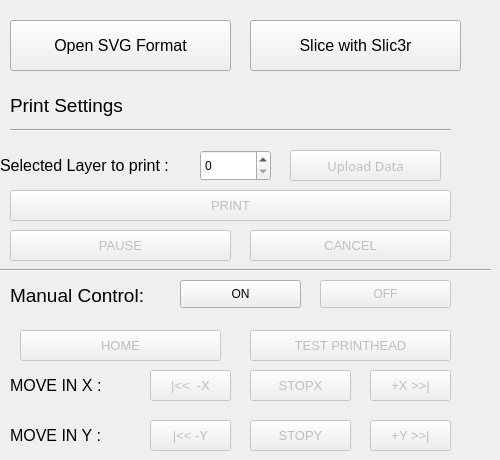
    <widget class="QWidget" name="control_tab_4">
     <attribute name="title">
      <string>Control</string>
     </attribute>
     <widget class="QPushButton" name="slicer">
      <property name="geometry">
       <rect>
        <x>250</x>
        <y>20</y>
        <width>211</width>
        <height>51</height>
       </rect>
      </property>
      <property name="font">
       <font>
        <pointsize>12</pointsize>
        <weight>50</weight>
        <bold>false</bold>
       </font>
      </property>
      <property name="text">
       <string>Slice with Slic3r</string>
      </property>
     </widget>
     <widget class="QLabel" name="Printsettings">
      <property name="geometry">
       <rect>
        <x>10</x>
        <y>90</y>
        <width>171</width>
        <height>31</height>
       </rect>
      </property>
      <property name="font">
       <font>
        <pointsize>14</pointsize>
       </font>
      </property>
      <property name="text">
       <string>Print Settings</string>
      </property>
      <property name="scaledContents">
       <bool>true</bool>
      </property>
      <property name="alignment">
       <set>Qt::AlignLeading|Qt::AlignLeft|Qt::AlignVCenter</set>
      </property>
      <property name="wordWrap">
       <bool>false</bool>
      </property>
     </widget>
     <widget class="QLabel" name="Selectedlayer">
      <property name="geometry">
       <rect>
        <x>0</x>
        <y>150</y>
        <width>201</width>
        <height>31</height>
       </rect>
      </property>
      <property name="font">
       <font>
        <pointsize>12</pointsize>
       </font>
      </property>
      <property name="frameShape">
       <enum>QFrame::NoFrame</enum>
      </property>
      <property name="frameShadow">
       <enum>QFrame::Sunken</enum>
      </property>
      <property name="text">
       <string>Selected Layer to print :</string>
      </property>
      <property name="scaledContents">
       <bool>true</bool>
      </property>
      <property name="alignment">
       <set>Qt::AlignLeading|Qt::AlignLeft|Qt::AlignVCenter</set>
      </property>
      <property name="wordWrap">
       <bool>false</bool>
      </property>
     </widget>
     <widget class="Line" name="line">
      <property name="geometry">
       <rect>
        <x>10</x>
        <y>120</y>
        <width>441</width>
        <height>20</height>
       </rect>
      </property>
      <property name="orientation">
       <enum>Qt::Horizontal</enum>
      </property>
     </widget>
     <widget class="QPushButton" name="opensvg">
      <property name="geometry">
       <rect>
        <x>10</x>
        <y>20</y>
        <width>221</width>
        <height>51</height>
       </rect>
      </property>
      <property name="font">
       <font>
        <pointsize>12</pointsize>
        <weight>50</weight>
        <bold>false</bold>
       </font>
      </property>
      <property name="text">
       <string>Open SVG Format</string>
      </property>
     </widget>
     <widget class="QPushButton" name="uploaddata">
      <property name="enabled">
       <bool>false</bool>
      </property>
      <property name="geometry">
       <rect>
        <x>290</x>
        <y>150</y>
        <width>151</width>
        <height>31</height>
       </rect>
      </property>
      <property name="font">
       <font>
        <family>Franklin Gothic Medium Cond</family>
        <pointsize>10</pointsize>
        <weight>50</weight>
        <bold>false</bold>
        <underline>false</underline>
       </font>
      </property>
      <property name="text">
       <string>Upload Data</string>
      </property>
     </widget>
     <widget class="QSpinBox" name="layernumb">
      <property name="geometry">
       <rect>
        <x>200</x>
        <y>150</y>
        <width>71</width>
        <height>31</height>
       </rect>
      </property>
      <property name="maximum">
       <number>1000</number>
      </property>
     </widget>
     <widget class="QPushButton" name="print">
      <property name="enabled">
       <bool>false</bool>
      </property>
      <property name="geometry">
       <rect>
        <x>10</x>
        <y>190</y>
        <width>441</width>
        <height>31</height>
       </rect>
      </property>
      <property name="font">
       <font>
        <pointsize>10</pointsize>
       </font>
      </property>
      <property name="text">
       <string>PRINT</string>
      </property>
      <property name="checkable">
       <bool>false</bool>
      </property>
      <property name="autoDefault">
       <bool>false</bool>
      </property>
      <property name="default">
       <bool>false</bool>
      </property>
      <property name="flat">
       <bool>false</bool>
      </property>
     </widget>
     <widget class="QPushButton" name="pauseprint">
      <property name="enabled">
       <bool>false</bool>
      </property>
      <property name="geometry">
       <rect>
        <x>10</x>
        <y>230</y>
        <width>221</width>
        <height>31</height>
       </rect>
      </property>
      <property name="font">
       <font>
        <pointsize>10</pointsize>
       </font>
      </property>
      <property name="text">
       <string>PAUSE</string>
      </property>
     </widget>
     <widget class="QPushButton" name="cancelprint">
      <property name="enabled">
       <bool>false</bool>
      </property>
      <property name="geometry">
       <rect>
        <x>250</x>
        <y>230</y>
        <width>201</width>
        <height>31</height>
       </rect>
      </property>
      <property name="font">
       <font>
        <pointsize>10</pointsize>
       </font>
      </property>
      <property name="text">
       <string>CANCEL</string>
      </property>
     </widget>
     <widget class="QPushButton" name="moveposx">
      <property name="enabled">
       <bool>false</bool>
      </property>
      <property name="geometry">
       <rect>
        <x>370</x>
        <y>370</y>
        <width>81</width>
        <height>31</height>
       </rect>
      </property>
      <property name="font">
       <font>
        <pointsize>10</pointsize>
       </font>
      </property>
      <property name="text">
       <string>+X &gt;&gt;|</string>
      </property>
     </widget>
     <widget class="QPushButton" name="testprinthead">
      <property name="enabled">
       <bool>false</bool>
      </property>
      <property name="geometry">
       <rect>
        <x>250</x>
        <y>330</y>
        <width>201</width>
        <height>31</height>
       </rect>
      </property>
      <property name="font">
       <font>
        <pointsize>10</pointsize>
       </font>
      </property>
      <property name="text">
       <string>TEST PRINTHEAD</string>
      </property>
     </widget>
     <widget class="QLabel" name="movexlabel">
      <property name="geometry">
       <rect>
        <x>10</x>
        <y>370</y>
        <width>91</width>
        <height>31</height>
       </rect>
      </property>
      <property name="font">
       <font>
        <pointsize>12</pointsize>
       </font>
      </property>
      <property name="frameShape">
       <enum>QFrame::NoFrame</enum>
      </property>
      <property name="frameShadow">
       <enum>QFrame::Sunken</enum>
      </property>
      <property name="text">
       <string>MOVE IN X :</string>
      </property>
      <property name="scaledContents">
       <bool>true</bool>
      </property>
      <property name="alignment">
       <set>Qt::AlignLeading|Qt::AlignLeft|Qt::AlignVCenter</set>
      </property>
      <property name="wordWrap">
       <bool>false</bool>
      </property>
     </widget>
     <widget class="QPushButton" name="movenegx">
      <property name="enabled">
       <bool>false</bool>
      </property>
      <property name="geometry">
       <rect>
        <x>150</x>
        <y>370</y>
        <width>81</width>
        <height>31</height>
       </rect>
      </property>
      <property name="font">
       <font>
        <pointsize>10</pointsize>
       </font>
      </property>
      <property name="text">
       <string>|&lt;&lt;  -X</string>
      </property>
     </widget>
     <widget class="QLabel" name="moveYlabel">
      <property name="geometry">
       <rect>
        <x>10</x>
        <y>420</y>
        <width>91</width>
        <height>31</height>
       </rect>
      </property>
      <property name="font">
       <font>
        <pointsize>12</pointsize>
       </font>
      </property>
      <property name="frameShape">
       <enum>QFrame::NoFrame</enum>
      </property>
      <property name="frameShadow">
       <enum>QFrame::Sunken</enum>
      </property>
      <property name="text">
       <string>MOVE IN Y :</string>
      </property>
      <property name="scaledContents">
       <bool>true</bool>
      </property>
      <property name="alignment">
       <set>Qt::AlignLeading|Qt::AlignLeft|Qt::AlignVCenter</set>
      </property>
      <property name="wordWrap">
       <bool>false</bool>
      </property>
     </widget>
     <widget class="QPushButton" name="movenegy">
      <property name="enabled">
       <bool>false</bool>
      </property>
      <property name="geometry">
       <rect>
        <x>150</x>
        <y>420</y>
        <width>81</width>
        <height>31</height>
       </rect>
      </property>
      <property name="font">
       <font>
        <pointsize>10</pointsize>
       </font>
      </property>
      <property name="text">
       <string>|&lt;&lt; -Y</string>
      </property>
     </widget>
     <widget class="QPushButton" name="moveposy">
      <property name="enabled">
       <bool>false</bool>
      </property>
      <property name="geometry">
       <rect>
        <x>370</x>
        <y>420</y>
        <width>81</width>
        <height>31</height>
       </rect>
      </property>
      <property name="font">
       <font>
        <pointsize>10</pointsize>
       </font>
      </property>
      <property name="text">
       <string>+Y &gt;&gt;|</string>
      </property>
     </widget>
     <widget class="Line" name="line_6">
      <property name="geometry">
       <rect>
        <x>0</x>
        <y>260</y>
        <width>491</width>
        <height>20</height>
       </rect>
      </property>
      <property name="orientation">
       <enum>Qt::Horizontal</enum>
      </property>
     </widget>
     <widget class="QPushButton" name="stopx">
      <property name="enabled">
       <bool>false</bool>
      </property>
      <property name="geometry">
       <rect>
        <x>250</x>
        <y>370</y>
        <width>101</width>
        <height>31</height>
       </rect>
      </property>
      <property name="font">
       <font>
        <pointsize>10</pointsize>
       </font>
      </property>
      <property name="text">
       <string>STOPX</string>
      </property>
     </widget>
     <widget class="QPushButton" name="stopy">
      <property name="enabled">
       <bool>false</bool>
      </property>
      <property name="geometry">
       <rect>
        <x>250</x>
        <y>420</y>
        <width>101</width>
        <height>31</height>
       </rect>
      </property>
      <property name="font">
       <font>
        <pointsize>10</pointsize>
       </font>
      </property>
      <property name="text">
       <string>STOPY</string>
      </property>
     </widget>
     <widget class="QPushButton" name="homebutton">
      <property name="enabled">
       <bool>false</bool>
      </property>
      <property name="geometry">
       <rect>
        <x>20</x>
        <y>330</y>
        <width>201</width>
        <height>31</height>
       </rect>
      </property>
      <property name="font">
       <font>
        <pointsize>10</pointsize>
       </font>
      </property>
      <property name="text">
       <string>HOME</string>
      </property>
     </widget>
     <widget class="QLabel" name="Printsettings_2">
      <property name="geometry">
       <rect>
        <x>10</x>
        <y>280</y>
        <width>171</width>
        <height>31</height>
       </rect>
      </property>
      <property name="font">
       <font>
        <pointsize>14</pointsize>
       </font>
      </property>
      <property name="text">
       <string>Manual Control:</string>
      </property>
      <property name="scaledContents">
       <bool>true</bool>
      </property>
      <property name="alignment">
       <set>Qt::AlignLeading|Qt::AlignLeft|Qt::AlignVCenter</set>
      </property>
      <property name="wordWrap">
       <bool>false</bool>
      </property>
     </widget>
     <widget class="QPushButton" name="manualON">
      <property name="geometry">
       <rect>
        <x>180</x>
        <y>280</y>
        <width>121</width>
        <height>28</height>
       </rect>
      </property>
      <property name="text">
       <string>ON</string>
      </property>
     </widget>
     <widget class="QPushButton" name="manualOFF">
      <property name="enabled">
       <bool>false</bool>
      </property>
      <property name="geometry">
       <rect>
        <x>320</x>
        <y>280</y>
        <width>131</width>
        <height>28</height>
       </rect>
      </property>
      <property name="text">
       <string>OFF</string>
      </property>
     </widget>
    </widget>
